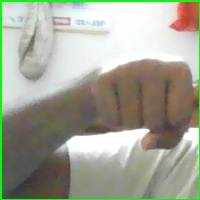
#> input picture fist/0.jpg, 200 x 200 px, given in place of the camera
$ python opencv_hand_project.py
#> lines starting #> are read from the running program, lines starting #| are printed output that depends on the picture; after the words box and inside, x2 and y2 are one past the last pixel; in counts of white or black regions, pixels touching at a corner belong together
import cv2
import numpy as np

# Webcam
cap = cv2.VideoCapture(0, cv2.CAP_DSHOW)

if not cap.isOpened():
    print("Cannot open webcam")
    exit()

# Drawing canvas
canvas = None

while True:

    success, frame = cap.read()
#> frame is the input picture: shape (200, 200, 3); mean B, G, R 150, 165.3, 162.8

    if not success:
        break

    # Flip frame
    frame = cv2.flip(frame, 1)
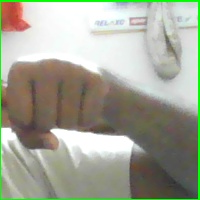
#> frame: shape (200, 200, 3); mean B, G, R 150, 165.3, 162.8

    # Create canvas
    if canvas is None:
        canvas = np.zeros_like(frame)

    # Convert to HSV
    hsv = cv2.cvtColor(frame, cv2.COLOR_BGR2HSV)
#> hsv: shape (200, 200, 3); mean H, S, V 42.6, 38.4, 172

    # Skin color range
    lower_skin = np.array([0, 20, 70], dtype=np.uint8)
    upper_skin = np.array([20, 255, 255], dtype=np.uint8)

    # Create mask
    mask = cv2.inRange(hsv, lower_skin, upper_skin)
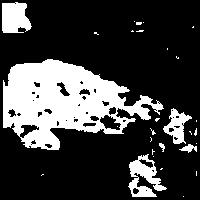
#> mask: shape (200, 200); 25% white; 29 white regions (23 under 20 px)

    # Blur mask
    mask = cv2.GaussianBlur(mask, (5, 5), 0)
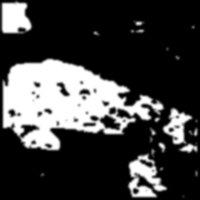
#> mask: shape (200, 200); min 0, max 255, mean 63.7

    # Find contours
    contours, _ = cv2.findContours(
        mask,
        cv2.RETR_TREE,
        cv2.CHAIN_APPROX_SIMPLE
    )
#> contours = 23 contours, 6 with area under 20; largest, box (x1, y1, x2, y2) and area: (1, 57, 166, 152) 9852, (126, 147, 169, 199) 1449, (161, 106, 199, 155) 983, (0, 0, 34, 35) 977, (148, 126, 158, 144) 105

    if contours:

        # Largest contour
        max_contour = max(contours, key=cv2.contourArea)
#> max_contour = contour of 160 points, box (x1, y1, x2, y2) (1, 57, 166, 152), area 9852

        # Ignore small contours
        if cv2.contourArea(max_contour) > 5000:

            # Draw contour
            cv2.drawContours(
                frame,
                [max_contour],
                -1,
                (0, 255, 0),
                3
            )

            # Bounding rectangle
            x, y, w, h = cv2.boundingRect(max_contour)
#> x = 1; y = 57; w = 165; h = 95

            cv2.rectangle(
                frame,
                (x, y),
                (x + w, y + h),
                (255, 0, 0),
                2
            )

            # Center point
            cx = x + w // 2
#> cx = 83
            cy = y + h // 2
#> cy = 104

            cv2.circle(
                frame,
                (cx, cy),
                10,
                (0, 0, 255),
                -1
            )

            # =========================
            # Gesture Detection
            # =========================

            gesture = "Hand Detected"

            # Convex hull
            hull = cv2.convexHull(max_contour)
#> hull = contour of 21 points, box (x1, y1, x2, y2) (1, 57, 166, 152), area 11216

            hull_area = cv2.contourArea(hull)
#> hull_area = 11216
            contour_area = cv2.contourArea(max_contour)
#> contour_area = 9852

            if contour_area != 0:

                solidity = float(contour_area) / hull_area
#> solidity = 0.878

                # Improved gesture thresholds
                if solidity > 0.85:
                    gesture = "Fist"

                elif solidity > 0.65 and solidity <= 0.85:
                    gesture = "Palm"

                else:
                    gesture = "Open Hand"

                # Show solidity value
                cv2.putText(
                    frame,
                    f'Solidity: {solidity:.2f}',
                    (20, 90),
                    cv2.FONT_HERSHEY_SIMPLEX,
                    0.8,
                    (255, 255, 0),
                    2
                )

            # Display gesture
            cv2.putText(
                frame,
                f'Gesture: {gesture}',
                (20, 50),
                cv2.FONT_HERSHEY_SIMPLEX,
                1,
                (0, 255, 0),
                2
            )
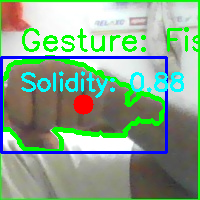
#> frame: shape (200, 200, 3); mean B, G, R 141.6, 165.2, 137.2

            # =========================
            # Virtual Drawing
            # =========================

            cv2.line(
                canvas,
                (cx, cy),
                (cx + 1, cy + 1),
                (255, 0, 255),
                5
            )
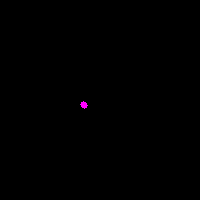
#> canvas: shape (200, 200, 3); mean of channels 0, 1, 2 0.2, 0, 0.2; drawn as B, G, R

    # Merge drawing
    frame = cv2.add(frame, canvas)

    # Show webcam
    cv2.imshow("OpenCV Hand Project", frame)

    key = cv2.waitKey(1)
#> (key q is pressed here)

    # Clear drawing
    if key == ord('c'):
        canvas = np.zeros_like(frame)

    # Quit
    if key == ord('q'):
        break

cap.release()
cv2.destroyAllWindows()

$ run again, on fist/10.jpg
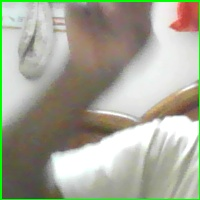
#> input picture fist/10.jpg, 200 x 200 px, given in place of the camera
#> frame is the input picture: shape (200, 200, 3); mean B, G, R 152, 167.7, 166.7
#> hsv: shape (200, 200, 3); mean H, S, V 37.8, 38.3, 175.1
#> `mask = cv2.GaussianBlur(mask, (5, 5), 0)`:
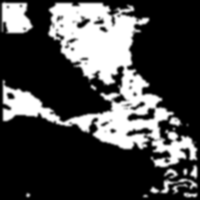
#> mask: shape (200, 200); min 0, max 255, mean 70.8
#> contours = 21 contours, 13 with area under 20; largest, box (x1, y1, x2, y2) and area: (1, 1, 199, 199) 15088, (0, 0, 35, 35) 986, (91, 79, 119, 93) 156, (159, 121, 172, 138) 81, (24, 191, 32, 199) 45, (114, 75, 121, 84) 27, (146, 110, 153, 118) 24, (185, 122, 190, 128) 20
#> max_contour = contour of 454 points, box (x1, y1, x2, y2) (1, 1, 199, 199), area 15088
#> x = 1; w = 198
#> cx = 100
#> hull = contour of 13 points, box (x1, y1, x2, y2) (1, 1, 199, 199), area 27620
#> hull_area = 27620.5
#> contour_area = 15088.5
#> solidity = 0.546
#> `cv2.putText( frame, f'Gesture: {gesture}', (20, 50), cv2.FONT_HERSHEY_..`:
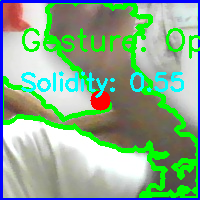
#> frame: shape (200, 200, 3); mean B, G, R 143.2, 172.8, 137.2

$ run again, on fist/11.jpg
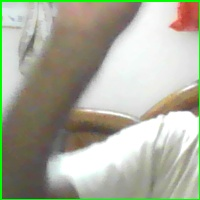
#> input picture fist/11.jpg, 200 x 200 px, given in place of the camera
#> frame is the input picture: shape (200, 200, 3); mean B, G, R 157, 173.4, 171.8
#> hsv: shape (200, 200, 3); mean H, S, V 39.2, 38.6, 180.4
#> `mask = cv2.GaussianBlur(mask, (5, 5), 0)`:
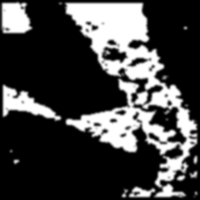
#> mask: shape (200, 200); min 0, max 255, mean 67.6
#> contours = 23 contours, 9 with area under 20; largest, box (x1, y1, x2, y2) and area: (57, 1, 199, 199) 13538, (1, 83, 63, 123) 1209, (0, 0, 34, 35) 974, (152, 107, 176, 131) 278, (107, 50, 125, 59) 78
#> max_contour = contour of 319 points, box (x1, y1, x2, y2) (57, 1, 199, 199), area 13538
#> x = 57; y = 1; w = 142; h = 198
#> cx = 128
#> cy = 100
#> hull = contour of 10 points, box (x1, y1, x2, y2) (57, 1, 199, 199), area 21438
#> hull_area = 21438.5
#> contour_area = 13537.5
#> solidity = 0.631
#> `cv2.putText( frame, f'Gesture: {gesture}', (20, 50), cv2.FONT_HERSHEY_..`:
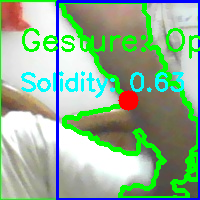
#> frame: shape (200, 200, 3); mean B, G, R 148.5, 177.7, 145.3
